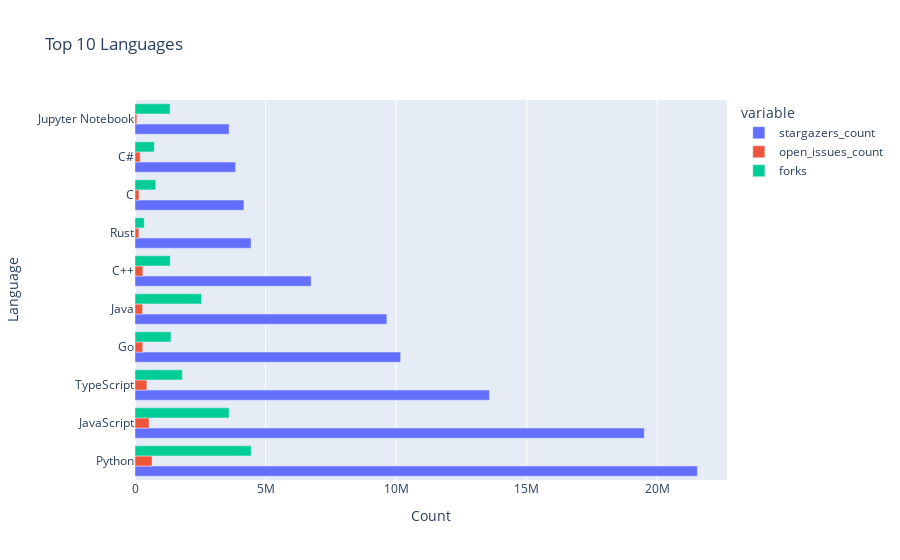

This figure's notebook cell:
### Markdown cell above
# Top 10 Languages by Forks, Stars, and Issues

### Code cell
top_languages = df.groupby('language').agg({
    'stargazers_count': 'sum',
    'open_issues_count': 'sum',
    'forks': 'sum'
}).reset_index()

top_10_languages = top_languages.nlargest(10, ['stargazers_count', 'open_issues_count', 'forks'])

fig = px.bar(
    top_10_languages,
    y='language',
    x=['stargazers_count', 'open_issues_count', 'forks'],
    orientation='h',
    barmode='group',
    labels={'value': 'Count'},
    title='Top 10 Languages'
)
fig.update_layout(
    xaxis_title='Count',
    yaxis_title='Language'
)
fig.show()

### Figure 1 — Plotly figure (JSON) as saved in the notebook; plotly's stock layout.template omitted (floating-point values rounded to 4 significant figures)
{"data": [{"alignmentgroup": "True", "hovertemplate": "variable=stargazers_count<br>Count=%{x}<br>language=%{y}<extra></extra>", "legendgroup": "stargazers_count", "marker": {"color": "#636efa", "pattern": {"shape": ""}}, "name": "stargazers_count", "offsetgroup": "stargazers_count", "orientation": "h", "showlegend": true, "textposition": "auto", "type": "bar", "x": [21538781, 19504820, 13575303, 10174423, 9646066, 6747201, 4445719, 4172802, 3854432, 3602967], "xaxis": "x", "y": ["Python", "JavaScript", "TypeScript", "Go", "Java", "C++", "Rust", "C", "C#", "Jupyter Notebook"], "yaxis": "y"}, {"alignmentgroup": "True", "hovertemplate": "variable=open_issues_count<br>Count=%{x}<br>language=%{y}<extra></extra>", "legendgroup": "open_issues_count", "marker": {"color": "#EF553B", "pattern": {"shape": ""}}, "name": "open_issues_count", "offsetgroup": "open_issues_count", "orientation": "h", "showlegend": true, "textposition": "auto", "type": "bar", "x": [652812, 537003, 454816, 297291, 291344, 300299, 147168, 151911, 198469, 71307], "xaxis": "x", "y": ["Python", "JavaScript", "TypeScript", "Go", "Java", "C++", "Rust", "C", "C#", "Jupyter Notebook"], "yaxis": "y"}, {"alignmentgroup": "True", "hovertemplate": "variable=forks<br>Count=%{x}<br>language=%{y}<extra></extra>", "legendgroup": "forks", "marker": {"color": "#00cc96", "pattern": {"shape": ""}}, "name": "forks", "offsetgroup": "forks", "orientation": "h", "showlegend": true, "textposition": "auto", "type": "bar", "x": [4450536, 3603685, 1811585, 1376506, 2549097, 1349229, 353985, 794209, 737675, 1341969], "xaxis": "x", "y": ["Python", "JavaScript", "TypeScript", "Go", "Java", "C++", "Rust", "C", "C#", "Jupyter Notebook"], "yaxis": "y"}], "layout": {"barmode": "group", "legend": {"title": {"text": "variable"}, "tracegroupgap": 0}, "title": {"text": "Top 10 Languages"}, "xaxis": {"anchor": "y", "domain": [0, 1], "title": {"text": "Count"}}, "yaxis": {"anchor": "x", "domain": [0, 1], "title": {"text": "Language"}}}}
